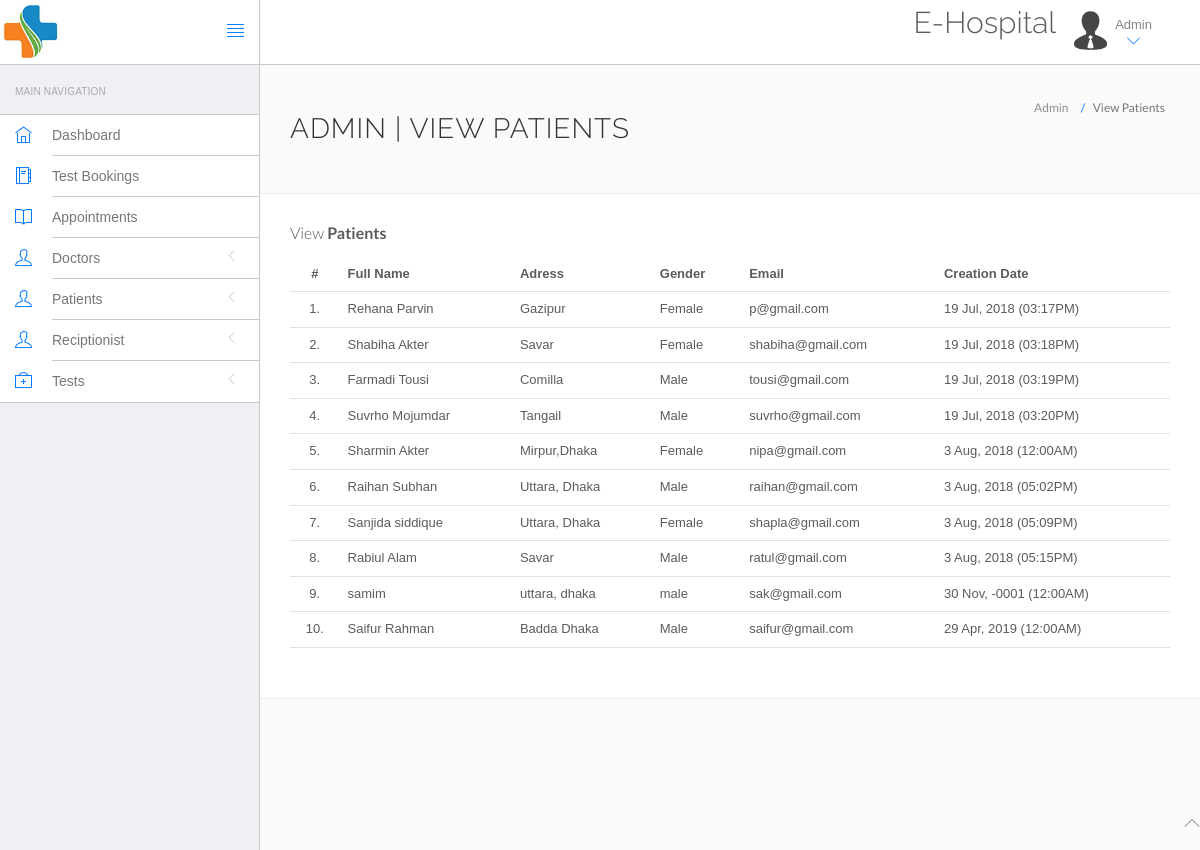
The page /admin/manage-users.php (signed in) on the database as committed earlier.
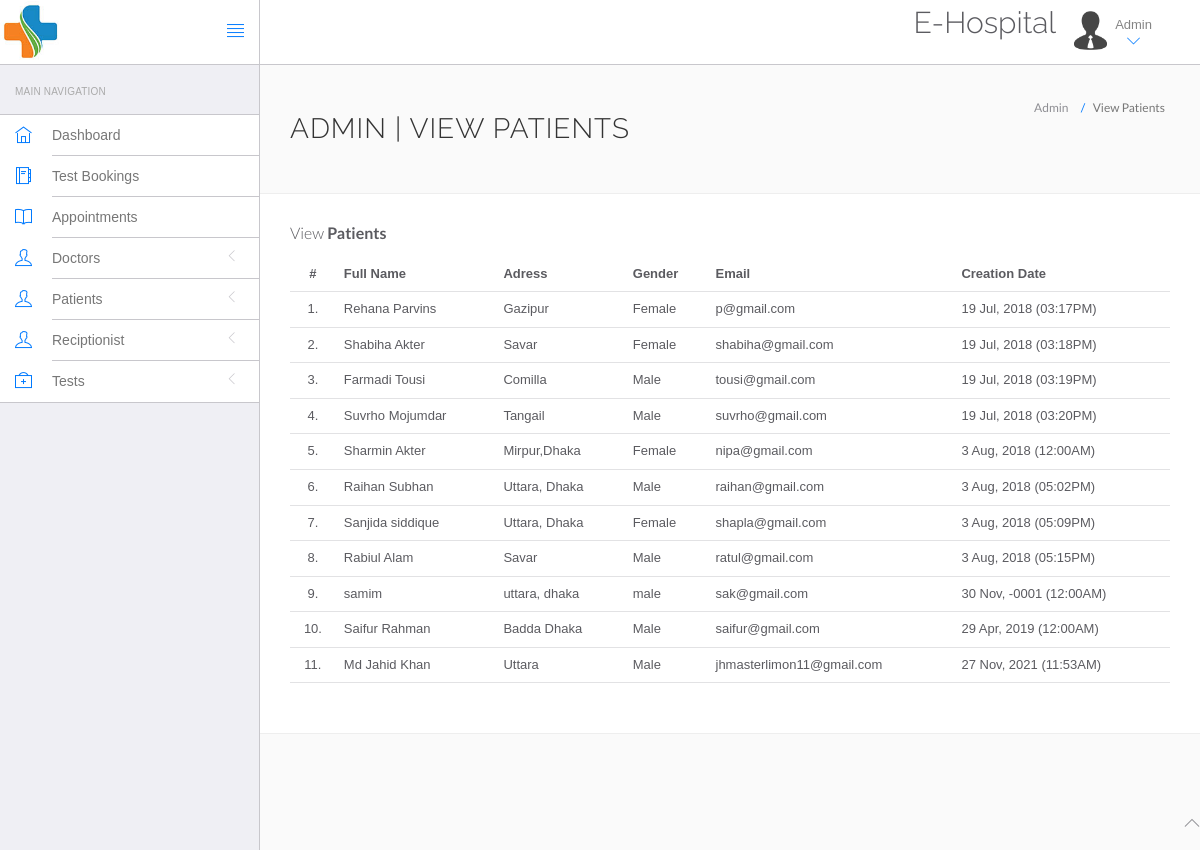
The same page on the database as committed later.
### tables this page shows
CREATE TABLE IF NOT EXISTS `patients` (
  `patid` int(11) NOT NULL AUTO_INCREMENT,
  `fullname` varchar(50) NOT NULL,
  `gender` varchar(6) NOT NULL,
  `age` int(11) NOT NULL,
  `address` varchar(100) NOT NULL,
  `phone` varchar(90) NOT NULL,
  `datetime` datetime(6) NOT NULL,
  `blood_group` varchar(11) NOT NULL,
  `email` varchar(50) NOT NULL,
  `password` varchar(50) NOT NULL,
  PRIMARY KEY (`patid`)
);

### admin/manage-users.php (the view, shortened to what this page needs)
<?php
include('include/config.php');
?>
<!DOCTYPE html>
<html lang="en">
<head>
	<link rel="stylesheet" href="vendor/bootstrap/css/bootstrap.min.css">
	<link rel="stylesheet" href="vendor/fontawesome/css/font-awesome.min.css">
	<link rel="stylesheet" href="vendor/themify-icons/themify-icons.min.css">
	<link href="vendor/animate.css/animate.min.css" rel="stylesheet" media="screen">
	<link href="vendor/perfect-scrollbar/perfect-scrollbar.min.css" rel="stylesheet" media="screen">
	<link href="vendor/switchery/switchery.min.css" rel="stylesheet" media="screen">
	<link href="vendor/bootstrap-touchspin/jquery.bootstrap-touchspin.min.css" rel="stylesheet" media="screen">
	<link href="vendor/select2/select2.min.css" rel="stylesheet" media="screen">
	<link href="vendor/bootstrap-datepicker/bootstrap-datepicker3.standalone.min.css" rel="stylesheet" media="screen">
	<link href="vendor/bootstrap-timepicker/bootstrap-timepicker.min.css" rel="stylesheet" media="screen">
	<link rel="stylesheet" href="assets/css/styles.css">
	<link rel="stylesheet" href="assets/css/plugins.css">
	<link rel="stylesheet" href="assets/css/themes/theme-1.css" id="skin_color" />
</head>
<body>
	<div id="app">
		<?php include('include/sidebar.php'); ?>
		<div class="app-content">
			<?php include('include/header.php'); ?>
			<div class="main-content">
				<div class="wrap-content container" id="container">
					<section id="page-title">
						<div class="row">
							<div class="col-sm-8">
								<h1 class="mainTitle">Admin | View Patients</h1>
							</div>
							<ol class="breadcrumb">
								<li>
									<span>Admin</span>
								</li>
								<li class="active">
									<span>View Patients</span>
								</li>
							</ol>
						</div>
					</section>
					<div class="container-fluid container-fullw bg-white">
						<div class="row">
							<div class="col-md-12">
								<h5 class="over-title margin-bottom-15">View <span class="text-bold">Patients</span></h5>
								<table class="table table-hover" id="sample-table-1">
									<thead>
										<tr>
											<th class="center">#</th>
											<th>Full Name</th>
											<th class="hidden-xs">Adress</th>
											<th>Gender </th>
											<th>Email </th>
											<th>Creation Date </th>
										</tr>
									</thead>
									<tbody>
										<?php
										$sql = mysqli_query($con, "select * from patients");
										$cnt = 1;
										while ($row = mysqli_fetch_array($sql)) {
										?>
											<tr>
												<td class="center"><?php echo $cnt; ?>.</td>
												<td class="hidden-xs"><?php echo $row['fullname']; ?></td>
												<td><?php echo $row['address']; ?></td>
												<td><?php echo $row['gender']; ?></td>
												<td><?php echo $row['email']; ?></td>
												<td><?php echo date("j M, Y (h:iA)", strtotime($row['datetime'])); ?></td>
											</tr>
										<?php
											$cnt = $cnt + 1;
										}
										?>
									</tbody>
								</table>
							</div>
						</div>
					</div>
				</div>
			</div>
		</div>
	</div>
	<?php include('include/footer.php'); ?>
</body>
</html>

Rows that differ between the two databases and show on the page:
changed patients "Gazipur": fullname "Rehana Parvin" → "Rehana Parvins"
added patients: fullname "Md Jahid Khan", address "Uttara", gender "Male", email "jhmasterlimon11@gmail.com", datetime "27 Nov, 2021 (11:53AM)"
